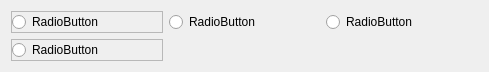
                     <widget class="QWidget" name="scrollAreaWidgetContents_3">
                      <property name="geometry">
                       <rect>
                        <x>0</x>
                        <y>0</y>
                        <width>489</width>
                        <height>68</height>
                       </rect>
                      </property>
                      <layout class="QGridLayout" name="gridLayout_6">
                       <item row="1" column="0">
                        <widget class="QFrame" name="frame_13">
                         <property name="frameShape">
                          <enum>QFrame::Shape::StyledPanel</enum>
                         </property>
                         <property name="frameShadow">
                          <enum>QFrame::Shadow::Raised</enum>
                         </property>
                         <layout class="QHBoxLayout" name="horizontalLayout_32">
                          <property name="leftMargin">
                           <number>0</number>
                          </property>
                          <property name="topMargin">
                           <number>0</number>
                          </property>
                          <property name="rightMargin">
                           <number>0</number>
                          </property>
                          <property name="bottomMargin">
                           <number>0</number>
                          </property>
                          <item>
                           <widget class="QRadioButton" name="radioButton_17">
                            <property name="text">
                             <string>RadioButton</string>
                            </property>
                           </widget>
                          </item>
                         </layout>
                        </widget>
                       </item>
                       <item row="0" column="1">
                        <widget class="QRadioButton" name="radioButton_18">
                         <property name="text">
                          <string>RadioButton</string>
                         </property>
                        </widget>
                       </item>
                       <item row="0" column="0">
                        <widget class="QFrame" name="frame_14">
                         <property name="frameShape">
                          <enum>QFrame::Shape::StyledPanel</enum>
                         </property>
                         <property name="frameShadow">
                          <enum>QFrame::Shadow::Raised</enum>
                         </property>
                         <layout class="QHBoxLayout" name="horizontalLayout_33">
                          <property name="leftMargin">
                           <number>0</number>
                          </property>
                          <property name="topMargin">
                           <number>0</number>
                          </property>
                          <property name="rightMargin">
                           <number>0</number>
                          </property>
                          <property name="bottomMargin">
                           <number>0</number>
                          </property>
                          <item>
                           <widget class="QRadioButton" name="radioButton_19">
                            <property name="text">
                             <string>RadioButton</string>
                            </property>
                           </widget>
                          </item>
                         </layout>
                        </widget>
                       </item>
                       <item row="0" column="2">
                        <widget class="QRadioButton" name="radioButton_20">
                         <property name="text">
                          <string>RadioButton</string>
                         </property>
                        </widget>
                       </item>
                      </layout>
                     </widget>
